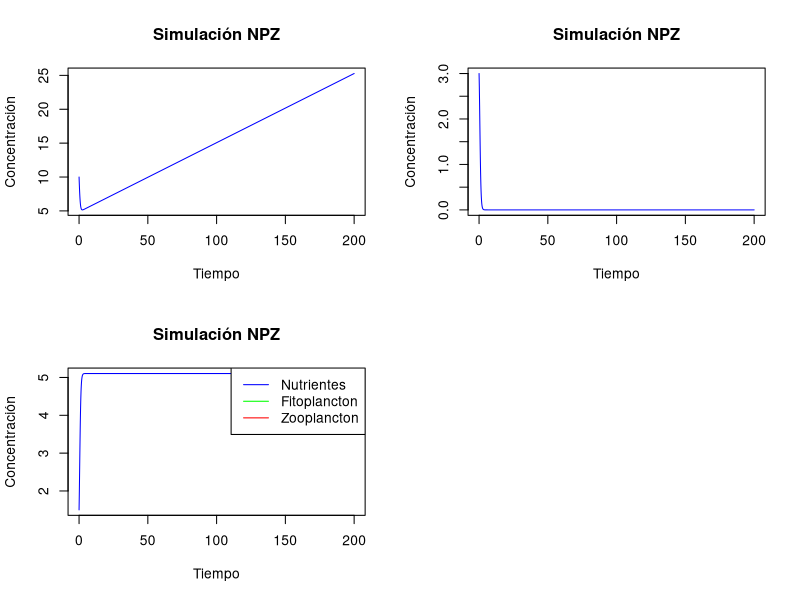

Write the R code that produced this figure. (Note: this script raises an error after producing the figure.)
#######################################################################
# Modelo NPZD a desarrollar para lago Llanquihue                      #
#                                                                     #
#                                                                     #
#                                                                     #
#                                                                     #
#                                                                     #
#                                                                     #
#######################################################################


# Hay varias maneras de abordar el tema, cada creativo

# Opcion 1 para resolver el modelo

# Instalar y cargar el paquete "deSolve"
install.packages("deSolve")
library(deSolve)


# Definir parámetros del modelo
g_max <- 0.5   # Tasa máxima de crecimiento del fitoplancton
m <- 0.1       # Tasa de mortalidad del zooplancton
l <- 0.2       # Tasa de excreción del zooplancton
k_n <- 2       # Tasa de remineralización de nutrientes
k_p <- 0.5     # Tasa de asimilación de nutrientes por el fitoplancton
k_z <- 0.1     # Tasa de asimilación de fitoplancton por el zooplancton

# Definir condiciones iniciales
N <- 10   # Concentración inicial de nutrientes
P <- 3    # Concentración inicial de fitoplancton
Z <- 1.5    # Concentración inicial de zooplancton
initial_state <- c(N, P, Z)

# Definir función de derivadas
derivatives <- function(time, state, parameters) {
  N <- state[1]  # Concentración de nutrientes
  P <- state[2]  # Concentración de fitoplancton
  Z <- state[3]  # Concentración de zooplancton
  
  dN <- -parameters$k_n * P + parameters$k_z * parameters$l * Z
  dP <- parameters$g_max * P * N / (parameters$k_n + N) - parameters$m * P - parameters$k_p * Z * P
  dZ <- parameters$k_p * Z * P - parameters$l * Z * (1 - exp(-parameters$k_z * P))
  
  return(list(c(dN, dP, dZ)))
}

# Definir tiempos de simulación
times <- seq(0, 200, by = 0.1)

# Realizar la simulación
output <- ode(y = initial_state, times = times, func = derivatives, parms = list(g_max = g_max, m = m, l = l, k_n = k_n, k_p = k_p, k_z = k_z))


# Graficar los resultados
plot(output, col = c("blue", "green", "red"), xlab = "Tiempo", ylab = "Concentración",
     main = "Simulación NPZ")

# Agregar leyenda
legend("topright", legend = c("Nutrientes", "Fitoplancton", "Zooplancton"), col = c("blue", "green", "red"), lty = 1)


# Convertir el objeto output en un data frame
output_df <- as.data.frame(output)

# Crear el gráfico para la concentración de DIN
din_plot <- ggplot(output_df, aes(x = tiempo, y = DIN, color = "DIN")) +
  geom_line() +
  labs(x = "Tiempo", y = "Concentración", title = "Simulación NPZD") +
  scale_color_manual(values = "blue")

# Crear el gráfico para la concentración de PHYTO
phyto_plot <- ggplot(output_df, aes(x = tiempo, y = PHYTO, color = "Fitoplancton")) +
  geom_line() +
  labs(x = "Tiempo", y = "Concentración", title = "Simulación NPZD") +
  scale_color_manual(values = "green")

# Crear el gráfico para la concentración de ZOO
zoo_plot <- ggplot(output_df, aes(x = tiempo, y = ZOO, color = "Zooplancton")) +
  geom_line() +
  labs(x = "Tiempo", y = "Concentración", title = "Simulación NPZD") +
  scale_color_manual(values = "red")

# Mostrar los gráficos en una única ventana
grid.arrange(din_plot, phyto_plot, zoo_plot, nrow = 2)

grid.arrange(plot_din, plot_phyto, plot_zoo, plot_det, nrow = 2)



#######################################################################
# Modelo NPZD a desarrollar para lago Llanquihue                      #
#                                                                     #
#                                                                     #
#                                                                     #
#                                                                     #
#                                                                     #
#                                                                     #
#######################################################################

# Option 2 para resolver el modelo

# OD NPZD model in R using ode function drom deSolve
install.packages('deSolve')
require(deSolve)

#variable inicial de estado  [nmolN/m3]
state <- c(DIN = 10.0, PHYTO = 0.5, ZOO = 0.3, DET = 5.0)

# Parametros
parms <- c(
  maxUptake  = 1.0, #[/day]
  ksPAR      = 140, # [uEinst/m2/s]
  ksDIN      = 1.0, # [nmolN/m3]
  maxGrazing = 1.0, # [/day]
  ksPHYTO    = 1.0,  # [nmolN/m3]
  pFaeces    = 0.3,  # [-]
  excretionRate = 0.1, # [/day]
  mortalityRate = 0.4, # [/nmolN/m3/day]
  mineralizationRate = 0.05, # [/day]
  depth              = 10 # [m]
)


# formulacion del modelo
NPZD <- function(t,state,parameters)
{
  with(as.list(c(state,parameters)),{
    
   # Forcing function: Luz es una funcion Seno
    PAR <- 0.5*(540+440*sin(2*pi*(t-81)/365))*exp(-0.05*depth/2)
    
     # Rate expressions [nmolN/m3/day]
    N_Uptake       <- maxUptake * min(PAR/(PAR +ksPAR),DIN/(DIN+ksDIN)) * PHYTO
    Grazing        <- maxGrazing * PHYTO/(PHYTO+ksPHYTO) * ZOO
    Faeces         <- Grazing * pFaeces
    Excretion      <- excretionRate * ZOO
    Mortality      <- mortalityRate * ZOO * ZOO
    Mineralization <- mineralizationRate * DET
    
    # Balance de masas [nmolN/m3/day]
    dPHYTO <- N_Uptake - Grazing
    dZOO   <- Grazing - Faeces - Excretion  - Mortality
    dDET   <- Faeces + Mortality - Mineralization
    dDIN   <- Excretion + Mineralization - N_Uptake
 
    # Nitrogeno total
    TotalN <- PHYTO + ZOO + DET + DIN
    
    # Output
    return(list(c(dDIN, dPHYTO, dZOO, dDET),
                TotalN = TotalN, PAR = PAR)
           )
    
     })
}

# Run the model

# salida para 2 años
outtimes <-seq(from = 0, to = 2*365,length.out=100)

# Solucion del modelo usando el packete deSolve 
out <- ode(y = state,parms=parms, func=NPZD, times=outtimes)

# visualize output
plot(out)


library(ggplot2)

# Convertir los datos de salida a un dataframe
df <- as.data.frame(out)

# Crear el gráfico utilizando ggplot2
ggplot(df, aes(x = time)) +
  geom_line(aes(y = DIN, color = "DIN")) +
  geom_line(aes(y = PHYTO, color = "Fitoplancton")) +
  geom_line(aes(y = ZOO, color = "Zooplancton")) +
  geom_line(aes(y = DET, color = "Detritos")) +
  labs(x = "Tiempo", y = "Concentración [nmolN/m3]",
       title = "Simulación del modelo NPZD") +
  scale_color_manual(values = c("DIN" = "blue", "Fitoplancton" = "green",
                                "Zooplancton" = "red", "Detritos" = "orange")) +
  theme_minimal() +
  theme(legend.position = "top") +
  scale_x_continuous(breaks = seq(0, 730, by = 100)) +
  scale_y_continuous(breaks = seq(0, 10, by = 2))



library(ggplot2)

# Convertir los datos de salida a un dataframe
df <- as.data.frame(out)

# Gráfico de DIN
ggplot(df, aes(x = time, y = DIN)) +
  geom_line(color = "blue") +
  labs(x = "Tiempo", y = "Concentración DIN [nmolN/m3]",
       title = "Simulación del modelo NPZD - DIN") +
  theme_minimal()

# Gráfico de Fitoplancton
ggplot(df, aes(x = time, y = PHYTO)) +
  geom_line(color = "green") +
  labs(x = "Tiempo", y = "Concentración Fitoplancton [nmolN/m3]",
       title = "Simulación del modelo NPZD - Fitoplancton") +
  theme_minimal()

# Gráfico de Zooplancton
ggplot(df, aes(x = time, y = ZOO)) +
  geom_line(color = "red") +
  labs(x = "Tiempo", y = "Concentración Zooplancton [nmolN/m3]",
       title = "Simulación del modelo NPZD - Zooplancton") +
  theme_minimal()

# Gráfico de Detritos
ggplot(df, aes(x = time, y = DET)) +
  geom_line(color = "orange") +
  labs(x = "Tiempo", y = "Concentración Detritos [nmolN/m3]",
       title = "Simulación del modelo NPZD - Detritos") +
  theme_minimal()


library(ggplot2)
library(gridExtra)

# Convertir los datos de salida a un dataframe
df <- as.data.frame(out)

# Gráfico de DIN
plot_din <- ggplot(df, aes(x = time, y = DIN)) +
  geom_line(color = "blue") +
  labs(x = "Tiempo", y = "Concentración DIN [nmolN/m3]",
       title = "Simulación del modelo NPZD - DIN") +
  theme_minimal()

# Gráfico de Fitoplancton
plot_phyto <- ggplot(df, aes(x = time, y = PHYTO)) +
  geom_line(color = "green") +
  labs(x = "Tiempo", y = "Concentración Fitoplancton [nmolN/m3]",
       title = "Simulación del modelo NPZD - Fitoplancton") +
  theme_minimal()

# Gráfico de Zooplancton
plot_zoo <- ggplot(df, aes(x = time, y = ZOO)) +
  geom_line(color = "red") +
  labs(x = "Tiempo", y = "Concentración Zooplancton [nmolN/m3]",
       title = "Simulación del modelo NPZD - Zooplancton") +
  theme_minimal()

# Gráfico de Detritos
plot_det <- ggplot(df, aes(x = time, y = DET)) +
  geom_line(color = "orange") +
  labs(x = "Tiempo", y = "Concentración Detritos [nmolN/m3]",
       title = "Simulación del modelo NPZD - Detritos") +
  theme_minimal()

# Mostrar todos los gráficos en una misma ventana
grid.arrange(plot_din, plot_phyto, plot_zoo, plot_det, nrow = 2)
